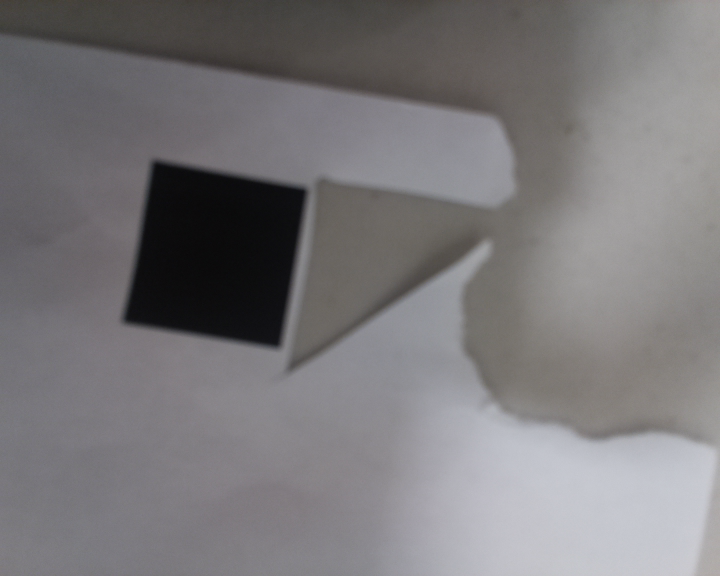
#> input picture shape-detection/shapes_and_colors.png, 720 x 576 px
$ python detect_shapes.py   (older library calls are emulated)
#> lines starting #> are read from the running program, lines starting #| are printed output that depends on the picture; after the words box and inside, x2 and y2 are one past the last pixel; in counts of white or black regions, pixels touching at a corner belong together
### shape-detection/pyimagesearch/shapedetector.py
# import the necessary packages
import cv2

class ShapeDetector:
	def __init__(self):
		pass

	def detect(self, c):
		# initialize the shape name and approximate the contour
		shape = "unidentified"
		peri = cv2.arcLength(c, True)
		approx = cv2.approxPolyDP(c, 0.04 * peri, True)

                # initialize angles
		i = approx[approx[:,:,0].argmin()][0]
		r = approx[approx[:,:,0].argmax()][0]
		t = approx[approx[:,:,1].argmin()][0]
		b = approx[approx[:,:,1].argmax()][0]

		# if the shape is a triangle, it will have 3 vertices
		if len(approx) == 3:
			shape = "triangle"

		# if the shape has 4 vertices, it is either a square or
		# a rectangle
		elif len(approx) == 4:
			# compute the bounding box of the contour and use the
			# bounding box to compute the aspect ratio
			(x, y, w, h) = cv2.boundingRect(approx)
			ar = w / float(h)

			# a square will have an aspect ratio that is approximately
			# equal to one, otherwise, the shape is a rectangle
			if ar >= 0.95 and ar <= 1.05:
				shape = "square"
			else:
                                shape = "rectangle"


		# otherwise, we assume the shape is a circle if it has more than 6 vertices and the angles match up
		elif (abs(i[1]-r[1])<60 and abs(t[0]-b[0])<60) and len(approx) >6:
			shape = "circle"

		# return the name of the shape
		return shape

### shape-detection/detect_shapes.py
# USAGE
# python detect_shapes.py --image shapes_and_colors.png

# import the necessary packages
from pyimagesearch.shapedetector import ShapeDetector
import argparse
import imutils
import cv2
from time import sleep

# load the image and resize it to a smaller factor so that
# the shapes can be approximated better
image = cv2.imread("shapes_and_colors.png")
#> image is the input picture: shape (576, 720, 3); mean B, G, R 122.2, 120.1, 122.2
resized = imutils.resize(image, width=300)
ratio = image.shape[0] / float(resized.shape[0])
#> ratio = 2.4

# convert the resized image to grayscale, blur it slightly,
# and threshold it
gray = cv2.cvtColor(resized, cv2.COLOR_BGR2GRAY)
blurred = cv2.GaussianBlur(gray, (5, 5), 0)
# change the numbers here if the shape is a different colour(Defualt: Black)
thresh = cv2.inRange(blurred,1,45)
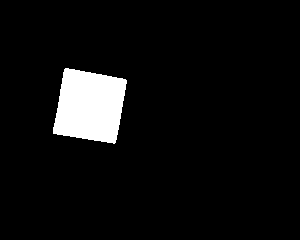
#> thresh: shape (240, 300); 5.9% white; 1 white region
cv2.waitKey(0)

# find contours in the thresholded image and initialize the
# shape detector
cnts = cv2.findContours(thresh.copy(), cv2.RETR_EXTERNAL,
        cv2.CHAIN_APPROX_SIMPLE)
#> cnts = 1 contour; box (x1, y1, x2, y2) and area: (53, 68, 127, 144) 4128
cnts = cnts[0] if imutils.is_cv2() else cnts[1]
sd = ShapeDetector()

# loop over the contours
for c in cnts:
        # compute the center of the contour, then detect the name of the
        # shape using only the contour
        M = cv2.moments(c)
        if M["m00"] != 0:
                cX = int((M["m10"] / M["m00"]) * ratio)
                cY = int((M["m01"] / M["m00"]) * ratio)
        else:
                cX, cY =0,0
        shape = sd.detect(c)

        # multiply the contour (x, y)-coordinates by the resize ratio,
        # then draw the contours and the name of the shape on the image
        c = c.astype("float")
        c *= ratio
        c = c.astype("int")
        cv2.drawContours(image, [c], -1, (0, 255, 0), 2)
        cv2.putText(image, shape, (cX, cY), cv2.FONT_HERSHEY_SIMPLEX,
                0.5, (255, 255, 255), 2)

        # show the output image
        print(shape)

        sleep(1)
        cv2.imshow("Image", image)
        cv2.waitKey(0)
#> this loop made 1 pass
#> (cX, cY, shape, peri in detect, approx in detect, x in detect, y in detect, w in detect) on pass 1: (214, 253, 'square', 269.1, [[65, 68], [53, 133], [114, 143], [126, 80]], 53, 68, 74)
#| square
#> pass 1, `cv2.imshow("Image", image)`:
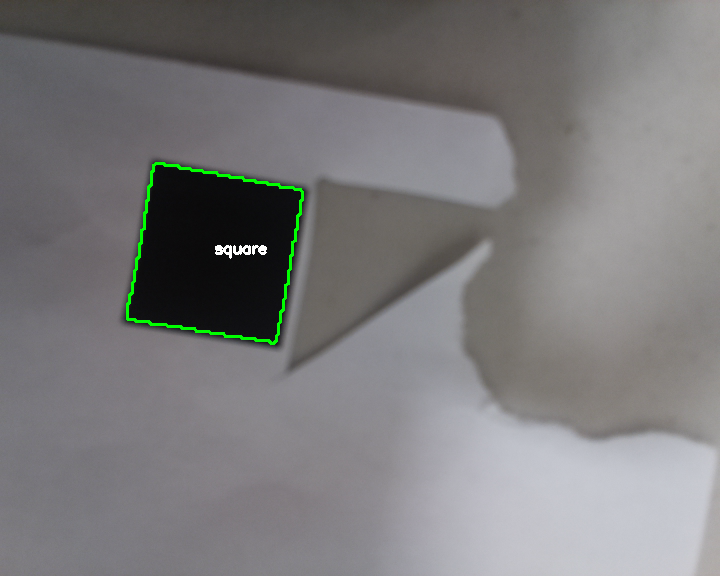
#> window 'Image': shape (576, 720, 3); mean B, G, R 122.2, 121.3, 122.3
